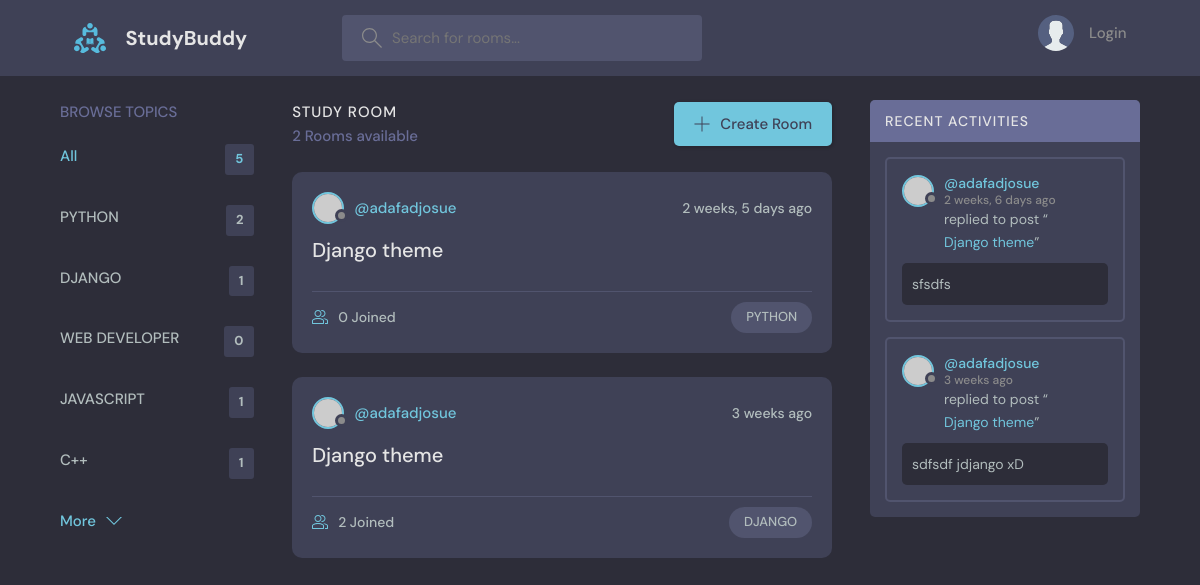
/?q=DJANGO, run on the app's committed database.
### base/models.py (models this page shows, shortened)
class Topic(models.Model):
   name = models.CharField(max_length=200)

class Room(models.Model):
   host = models.ForeignKey(User, on_delete=models.SET_NULL, null=True)
   topic = models.ForeignKey(Topic, on_delete=models.SET_NULL, null=True)
   name = models.CharField(max_length=200)
   description = models.TextField(null=True, blank=True)
   participants = models.ManyToManyField(User, related_name='participants', blank=True)
   updated = models.DateTimeField(auto_now=True)
   created = models.DateTimeField(auto_now_add=True)
   class Meta:
      ordering = ['-updated', '-created']
   def __str__(self):
      return self.name

class Message(models.Model):
   user = models.ForeignKey(User, on_delete=models.CASCADE)
   room = models.ForeignKey(Room, on_delete=models.CASCADE)
   body = models.TextField()
   updated = models.DateTimeField(auto_now=True)
   created = models.DateTimeField(auto_now_add=True)
   class Meta:
      ordering = ['-updated', '-created']

### base/views.py (the view)
# urls.py: path('', views.home, name="home"),
def home(request):
   q = request.GET.get('q') if request.GET.get('q') != None else ''
   rooms = Room.objects.filter(
      Q(topic__name__icontains=q) |
      Q(name__icontains=q) |
      Q(description__icontains=q)
   )
   topics = Topic.objects.all()
   room_count = rooms.count()
   room_messages = Message.objects.filter(Q(room__topic__name__icontains=q))
   context = {'rooms': rooms, 'topics': topics, 'room_count': room_count, 'room_messages': room_messages}
   return render(request, 'base/home.html', context)

### base/templates/base/home.html (shortened to what this page needs)
{% extends 'main.html' %} {% block content %}
<main class="layout layout--3">
   <div class="container">
      {% include 'base/components/topics_component.html' %}
      <div class="roomList">
         <div class="roomList__header">
            <div>
               <h2>Study Room</h2>
               <p>{{ room_count }} Rooms available</p>
            </div>
            <a class="btn btn--main" href="{% url 'create-room' %}">
               <svg
                  version="1.1"
                  xmlns="http://www.w3.org/2000/svg"
                  width="32"
                  height="32"
                  viewBox="0 0 32 32"
               >
                  <title>add</title>
                  <path
                     d="M16.943 0.943h-1.885v14.115h-14.115v1.885h14.115v14.115h1.885v-14.115h14.115v-1.885h-14.115v-14.115z"
                  ></path>
               </svg>
               Create Room
            </a>
         </div>
         {% include 'base/components/feed_component.html' %}
      </div>
      {% include 'base/components/activity_component.html' %}
   </div>
</main>
{% endblock %}

### base/templates/base/components/topics_component.html
<div class="topics">
   <div class="topics__header">
      <h2>Browse Topics</h2>
   </div>
   <ul class="topics__list">
      <li>
         <a href="{% url 'home' %}" class="active">All <span>{{ topics.count }}</span></a>
      </li>
      {% for topic in topics %}
      <li>
         <a href="{% url 'home' %}?q={{ topic.name }}"
            >{{ topic.name }} <span>{{ topic.room_set.all.count }}</span></a
         >
      </li>
      {% endfor %}
   </ul>
   <a class="btn btn--link" href="topics.html">
      More
      <svg
         version="1.1"
         xmlns="http://www.w3.org/2000/svg"
         width="32"
         height="32"
         viewBox="0 0 32 32"
      >
         <title>chevron-down</title>
         <path d="M16 21l-13-13h-3l16 16 16-16h-3l-13 13z"></path>
      </svg>
   </a>
</div>

### base/templates/base/components/feed_component.html (shortened to what this page needs)
{% for room in rooms %}
<div class="roomListRoom">
   <div class="roomListRoom__header">
      <a href="{% url 'user-profile' room.host.id %}" class="roomListRoom__author">
         <div class="avatar avatar--small">
            <img src="https://randomuser.me/api/portraits/women/11.jpg" />
         </div>
         <span>@{{ room.host.username }}</span>
      </a>
      <div class="roomListRoom__actions">
         <span>{{ room.created|timesince }} ago</span>
      </div>
   </div>
   <div class="roomListRoom__content">
      <a href="{% url 'room' room.id %}">{{ room.name }}</a>
   </div>
   <div class="roomListRoom__meta">
      <a href="{% url 'room' room.id %}" class="roomListRoom__joined">
         {{ room.participants.all.count }} Joined
      </a>
      <p class="roomListRoom__topic">{{ room.topic.name }}</p>
   </div>
</div>
{% endfor %}

### base/templates/base/components/activity_component.html (shortened to what this page needs)
<div class="activities">
   <div class="activities__header">
      <h2>Recent Activities</h2>
   </div>
   {% for message in room_messages %}
   <div class="activities__box">
      <div class="activities__boxHeader roomListRoom__header">
         <a href="{% url 'user-profile' message.user.id %}" class="roomListRoom__author">
            <div class="avatar avatar--small">
               <img src="https://randomuser.me/api/portraits/women/11.jpg" />
            </div>
            <p>
               @{{ message.user }}
               <span>{{ message.created|timesince }} ago</span>
            </p>
         </a>
      </div>
      <div class="activities__boxContent">
         <p>replied to post “<a href="{% url 'room' message.room.id %}">{{ message.room }}</a>”</p>
         <div class="activities__boxRoomContent">{{ message.body }}</div>
      </div>
   </div>
   {% endfor %}
</div>

### data on the page
Topic: name "PYTHON", room_set.all.count "2"
Topic: name "DJANGO", room_set.all.count "1"
Topic: name "WEB DEVELOPER", room_set.all.count "0"
Topic: name "JAVASCRIPT", room_set.all.count "1"
Topic: name "C++", room_set.all.count "1"
Room: host.username "adafadjosue", created "2 weeks, 5 days", name "Django theme", participants.all.count "0", topic.name "PYTHON"
Room: host.username "adafadjosue", created "3 weeks", name "Django theme", participants.all.count "2", topic.name "DJANGO"
Message: user "adafadjosue", created "2 weeks, 6 days", room "Django theme", body "sfsdfs"
Message: user "adafadjosue", created "3 weeks", room "Django theme", body "sdfsdf jdjango xD"

### other printed values
{{ topics.count }} "5"
{{ room_count }} "2"
